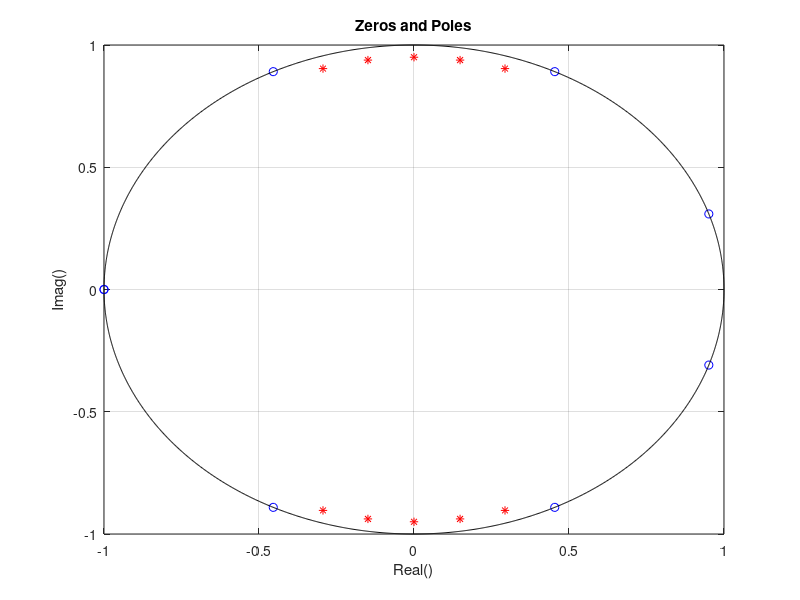
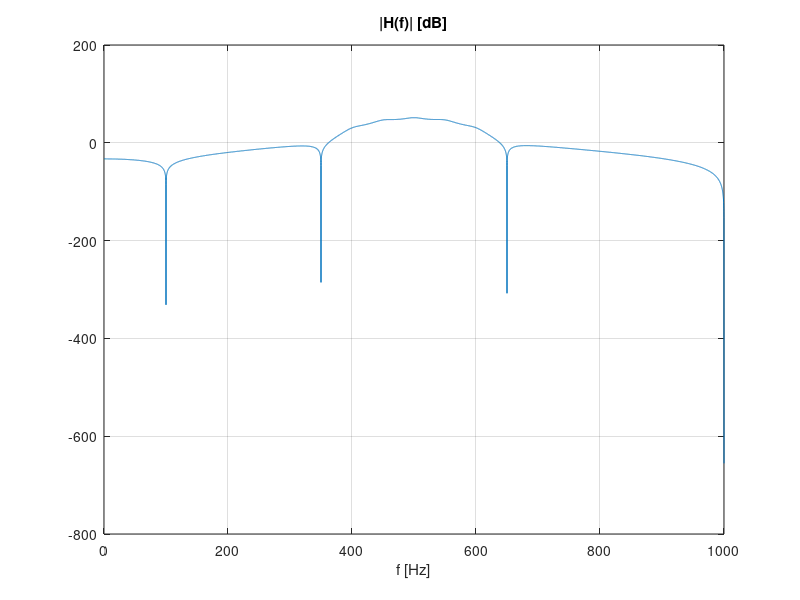
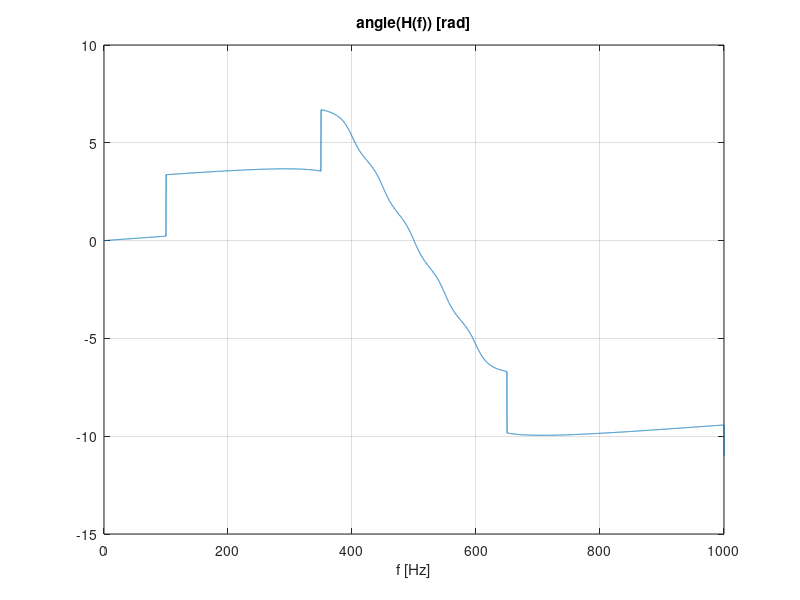
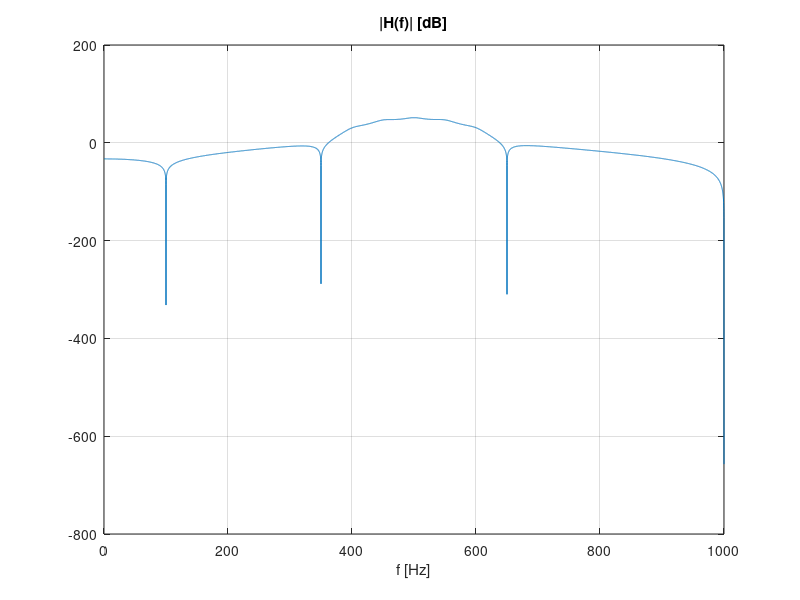

Source code (MATLAB) for these figures, in order:
%dsp08_ex_iir_intro.m
clear all; close all; clc;
% Design/choice of filter coefficients
fs = 2000; % sampling frequency
if(0) % choosing polynomial coefficients
b = [2,3]; % [ b0, b1 ]
a = [1, 0.2, 0.3, 0.4]; % [ a0=1, a2, a3, a4]
z = roots(b); p = roots(a); % [b,a] --> [z,p]
else % choosing polynomial roots
%gain = 0.0005;
%z = [1.5, 1.5,1.5 ,1.5 ] .* exp(j*2*pi*[ 100, 350, 650, 1000 ]/fs); z = [z conj(z)];
gain = 0.4;
z = [1, 1,1 ,1 ] .* exp(j*2*pi*[ 100, 350, 650, 1000 ]/fs); z = [z conj(z)];
p = [ 0.95, 0.95, 0.95, 0.95, 0.95 ] .* exp(j*2*pi*[ 400, 450, 500, 550, 600 ]/fs); p = [p conj(p)];
b = gain*poly(z), a = poly(p), % [z,p] --> [b,a]
end
figure;
var = 0 : pi/1000 : 2*pi; c=cos(var); s=sin(var);
plot(real(z),imag(z),'bo', real(p),imag(p),'r*',c,s,'k-'); grid;
title('Zeros and Poles'); xlabel('Real()'); ylabel('Imag()');
% Verification of filter responses: amplitude, phase, impulse, step
f = 0 : 0.1 : 1000; % frequency in hertz
wn = 2*pi*f/fs; % normalized pulsation, radial frequency
zz = exp(-j*wn); % Z transform variable z^(-1)
H = polyval(b(end:-1:1),zz) ./ polyval( a(end:-1:1),zz); % ratio of two polynomials
% H = freqz(b,a,f,fs) % all-in-one Matlab function
figure; plot(f,20*log10(abs(H))); xlabel('f [Hz]'); title('|H(f)| [dB]'); grid;
figure; plot(f,unwrap(angle(H))); xlabel('f [Hz]'); title('angle(H(f)) [rad]'); grid;
zz = exp(j*wn); % Z transform variable
H = polyval(b,zz) ./ polyval(a,zz); % FR=TF for zz=exp(j*om): ratio of two polynomials
% H = freqz(b,a,f,fs) % all-in-one Matlab function
figure; plot(f,20*log10(abs(H))); xlabel('f [Hz]'); title('|H(f)| [dB]'); grid;
figure; plot(f,unwrap(angle(H))); xlabel('f [Hz]'); title('angle(H(f)) [rad]'); grid;